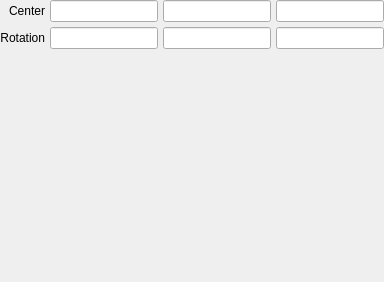
         <widget class="QWidget" name="klein">
          <layout class="QGridLayout" name="gridLayout_41">
           <property name="margin">
            <number>0</number>
           </property>
           <property name="spacing">
            <number>5</number>
           </property>
           <item row="0" column="0">
            <widget class="QLabel" name="label_93">
             <property name="text">
              <string>Center</string>
             </property>
             <property name="alignment">
              <set>Qt::AlignRight|Qt::AlignTrailing|Qt::AlignVCenter</set>
             </property>
            </widget>
           </item>
           <item row="0" column="1">
            <widget class="LineEdit" name="lineedit_klein_translation_x"/>
           </item>
           <item row="0" column="2">
            <widget class="LineEdit" name="lineedit_klein_translation_y"/>
           </item>
           <item row="0" column="3">
            <widget class="LineEdit" name="lineedit_klein_translation_z"/>
           </item>
           <item row="1" column="0">
            <widget class="QLabel" name="label_92">
             <property name="text">
              <string>Rotation</string>
             </property>
             <property name="alignment">
              <set>Qt::AlignRight|Qt::AlignTrailing|Qt::AlignVCenter</set>
             </property>
            </widget>
           </item>
           <item row="1" column="1">
            <widget class="LineEdit" name="lineedit_klein_rotation_x"/>
           </item>
           <item row="1" column="2">
            <widget class="LineEdit" name="lineedit_klein_rotation_y"/>
           </item>
           <item row="1" column="3">
            <widget class="LineEdit" name="lineedit_klein_rotation_z"/>
           </item>
           <item row="2" column="1">
            <spacer name="verticalSpacer_34">
             <property name="orientation">
              <enum>Qt::Vertical</enum>
             </property>
             <property name="sizeHint" stdset="0">
              <size>
               <width>20</width>
               <height>233</height>
              </size>
             </property>
            </spacer>
           </item>
          </layout>
         </widget>
